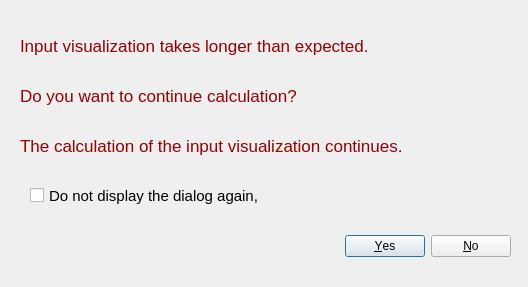
<?xml version="1.0" encoding="UTF-8"?>
<ui version="4.0">
 <class>runtimeWarning</class>
 <widget class="QDialog" name="runtimeWarning">
  <property name="geometry">
   <rect>
    <x>0</x>
    <y>0</y>
    <width>528</width>
    <height>287</height>
   </rect>
  </property>
  <property name="windowTitle">
   <string>Calculation Error</string>
  </property>
  <widget class="QDialogButtonBox" name="bb_err">
   <property name="geometry">
    <rect>
     <x>80</x>
     <y>230</y>
     <width>431</width>
     <height>32</height>
    </rect>
   </property>
   <property name="orientation">
    <enum>Qt::Horizontal</enum>
   </property>
   <property name="standardButtons">
    <set>QDialogButtonBox::No|QDialogButtonBox::Yes</set>
   </property>
  </widget>
  <widget class="QLabel" name="la_err1">
   <property name="geometry">
    <rect>
     <x>20</x>
     <y>20</y>
     <width>461</width>
     <height>51</height>
    </rect>
   </property>
   <property name="font">
    <font>
     <pointsize>13</pointsize>
    </font>
   </property>
   <property name="styleSheet">
    <string notr="true">color: rgb(152, 0, 2)</string>
   </property>
   <property name="text">
    <string>Input visualization takes longer than expected.</string>
   </property>
  </widget>
  <widget class="QLabel" name="la_err2">
   <property name="geometry">
    <rect>
     <x>20</x>
     <y>70</y>
     <width>461</width>
     <height>51</height>
    </rect>
   </property>
   <property name="font">
    <font>
     <pointsize>13</pointsize>
    </font>
   </property>
   <property name="styleSheet">
    <string notr="true">color: rgb(152, 0, 2)</string>
   </property>
   <property name="text">
    <string>Do you want to continue calculation?</string>
   </property>
  </widget>
  <widget class="QLabel" name="la_err3">
   <property name="geometry">
    <rect>
     <x>20</x>
     <y>120</y>
     <width>501</width>
     <height>51</height>
    </rect>
   </property>
   <property name="font">
    <font>
     <pointsize>13</pointsize>
    </font>
   </property>
   <property name="styleSheet">
    <string notr="true">color: rgb(152, 0, 2)</string>
   </property>
   <property name="text">
    <string>The calculation of the input visualization continues.</string>
   </property>
  </widget>
  <widget class="QCheckBox" name="cb_hideDialog">
   <property name="geometry">
    <rect>
     <x>30</x>
     <y>180</y>
     <width>371</width>
     <height>31</height>
    </rect>
   </property>
   <property name="font">
    <font>
     <pointsize>11</pointsize>
    </font>
   </property>
   <property name="text">
    <string>Do not display the dialog again,</string>
   </property>
  </widget>
 </widget>
 <resources/>
 <connections>
  <connection>
   <sender>bb_err</sender>
   <signal>accepted()</signal>
   <receiver>runtimeWarning</receiver>
   <slot>accept()</slot>
   <hints>
    <hint type="sourcelabel">
     <x>248</x>
     <y>254</y>
    </hint>
    <hint type="destinationlabel">
     <x>157</x>
     <y>274</y>
    </hint>
   </hints>
  </connection>
  <connection>
   <sender>bb_err</sender>
   <signal>rejected()</signal>
   <receiver>runtimeWarning</receiver>
   <slot>reject()</slot>
   <hints>
    <hint type="sourcelabel">
     <x>316</x>
     <y>260</y>
    </hint>
    <hint type="destinationlabel">
     <x>286</x>
     <y>274</y>
    </hint>
   </hints>
  </connection>
 </connections>
</ui>
